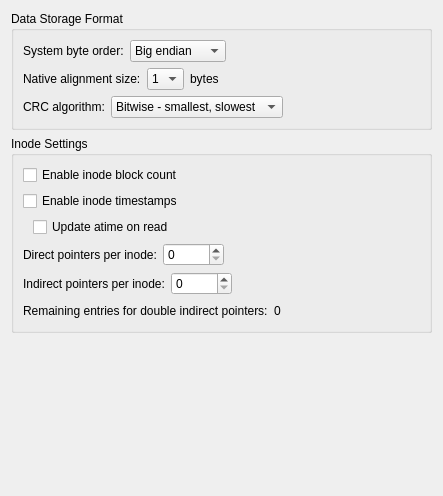
          <widget class="QWidget" name="scrollAreaWidgetContents_3">
           <property name="geometry">
            <rect>
             <x>0</x>
             <y>0</y>
             <width>443</width>
             <height>496</height>
            </rect>
           </property>
           <layout class="QVBoxLayout" name="verticalLayout_19">
            <item>
             <widget class="QGroupBox" name="gbDataFormat">
              <property name="title">
               <string>Data Storage Format</string>
              </property>
              <layout class="QVBoxLayout" name="verticalLayout_21">
               <item>
                <layout class="QHBoxLayout" name="hlayByteOrder">
                 <item>
                  <widget class="QLabel" name="label_23">
                   <property name="toolTip">
                    <string>&lt;html&gt;&lt;head/&gt;&lt;body&gt;&lt;p&gt;&lt;span style=&quot; font-weight:600;&quot;&gt;What it means:&lt;/span&gt; This setting is used to specify whether the byte order of the target system is little endian or big endian.&lt;/p&gt;&lt;p&gt;&lt;span style=&quot; font-weight:600;&quot;&gt;Guidance:&lt;/span&gt; The correct value is determined by your hardware. The majority of embedded systems are little endian. For example, ARM is bi-endian, but uses little endian by default. If this value is set incorrectly, the file system driver will not work: red_init() or RedFseInit() will return an error.&lt;/p&gt;&lt;/body&gt;&lt;/html&gt;</string>
                   </property>
                   <property name="text">
                    <string>System byte order:</string>
                   </property>
                  </widget>
                 </item>
                 <item>
                  <widget class="QComboBox" name="cmbByteOrder">
                   <property name="minimumSize">
                    <size>
                     <width>90</width>
                     <height>0</height>
                    </size>
                   </property>
                   <item>
                    <property name="text">
                     <string>Big endian</string>
                    </property>
                   </item>
                   <item>
                    <property name="text">
                     <string>Little endian</string>
                    </property>
                   </item>
                  </widget>
                 </item>
                 <item>
                  <spacer name="horizontalSpacer_15">
                   <property name="orientation">
                    <enum>Qt::Horizontal</enum>
                   </property>
                   <property name="sizeHint" stdset="0">
                    <size>
                     <width>40</width>
                     <height>20</height>
                    </size>
                   </property>
                  </spacer>
                 </item>
                 <item>
                  <widget class="WarningBtn" name="wbtnByteOrder" native="true">
                   <property name="sizePolicy">
                    <sizepolicy hsizetype="Fixed" vsizetype="Ignored">
                     <horstretch>0</horstretch>
                     <verstretch>0</verstretch>
                    </sizepolicy>
                   </property>
                   <property name="minimumSize">
                    <size>
                     <width>0</width>
                     <height>0</height>
                    </size>
                   </property>
                   <property name="maximumSize">
                    <size>
                     <width>18</width>
                     <height>16777215</height>
                    </size>
                   </property>
                  </widget>
                 </item>
                </layout>
               </item>
               <item>
                <layout class="QHBoxLayout" name="hlayAlignmentSize">
                 <item>
                  <widget class="QLabel" name="label_25">
                   <property name="toolTip">
                    <string>&lt;html&gt;&lt;head/&gt;&lt;body&gt;&lt;p&gt;&lt;span style=&quot; font-weight:600;&quot;&gt;What it means:&lt;/span&gt; This indicates the pointer alignment required to safely and efficiently access a pointer in an &amp;quot;aligned&amp;quot; fashion. In practice, &amp;quot;aligned&amp;quot; means dereferencing a pointer as if it were a pointer to uint32_t. A pointer is assumed to be sufficiently aligned to be accessed in this fashion if its address is evenly divisible by the alignment size.&lt;/p&gt;&lt;p&gt;&lt;span style=&quot; font-weight:600;&quot;&gt;Guidance: &lt;/span&gt;The default value of 4 will work for most systems (since that is the size of a uint32_t). On some architectures (like x86), an unaligned pointer can be accessed in an aligned fashion, but it is less efficient, so the alignment value should still be set. At this time, this setting is only used by the slice-by-8 CRC algorithm. If you are using an idiosyncratic architecture where the pointer address is not a reliable indicator of pointer alignment, this setting can be ignored and the slice-by-8 CRC algorithm should not be used.&lt;/p&gt;&lt;/body&gt;&lt;/html&gt;</string>
                   </property>
                   <property name="text">
                    <string>Native alignment size:</string>
                   </property>
                  </widget>
                 </item>
                 <item>
                  <widget class="QComboBox" name="cmbAlignmentSize">
                   <property name="minimumSize">
                    <size>
                     <width>0</width>
                     <height>0</height>
                    </size>
                   </property>
                   <item>
                    <property name="text">
                     <string>1</string>
                    </property>
                   </item>
                   <item>
                    <property name="text">
                     <string>2</string>
                    </property>
                   </item>
                   <item>
                    <property name="text">
                     <string>4</string>
                    </property>
                   </item>
                   <item>
                    <property name="text">
                     <string>8</string>
                    </property>
                   </item>
                  </widget>
                 </item>
                 <item>
                  <widget class="QLabel" name="label_26">
                   <property name="text">
                    <string>bytes</string>
                   </property>
                  </widget>
                 </item>
                 <item>
                  <spacer name="horizontalSpacer_16">
                   <property name="orientation">
                    <enum>Qt::Horizontal</enum>
                   </property>
                   <property name="sizeHint" stdset="0">
                    <size>
                     <width>40</width>
                     <height>20</height>
                    </size>
                   </property>
                  </spacer>
                 </item>
                 <item>
                  <widget class="WarningBtn" name="wbtnAlignmentSize" native="true">
                   <property name="sizePolicy">
                    <sizepolicy hsizetype="Fixed" vsizetype="Ignored">
                     <horstretch>0</horstretch>
                     <verstretch>0</verstretch>
                    </sizepolicy>
                   </property>
                   <property name="minimumSize">
                    <size>
                     <width>0</width>
                     <height>0</height>
                    </size>
                   </property>
                   <property name="maximumSize">
                    <size>
                     <width>18</width>
                     <height>16777215</height>
                    </size>
                   </property>
                  </widget>
                 </item>
                </layout>
               </item>
               <item>
                <layout class="QHBoxLayout" name="hlayCrc">
                 <item>
                  <widget class="QLabel" name="label_31">
                   <property name="toolTip">
                    <string>&lt;html&gt;&lt;head/&gt;&lt;body&gt;&lt;p&gt;&lt;span style=&quot; font-weight:600;&quot;&gt;What it means:&lt;/span&gt; Reliance Edge stores a CRC-32 value in each of its metadata blocks to allow the driver to check for media errors that have corrupted the metadata. There are several CRC algorithms, all of which compute identical CRC values given identical data and are thus equally good at detecting errors; but the different algorithms allow for trade-offs between size and speed.&lt;/p&gt;&lt;p&gt;&lt;span style=&quot; font-weight:600;&quot;&gt;Guidance:&lt;/span&gt; The default slice-by-8 algorithm is the fastest and the largest; it computes the CRC in 8-byte slices, taking advantage of the ability of many modern processors to load memory from several locations in parallel. It has the most code and it uses an 8 KB read-only table. If you have enough code space (on your ROM or NOR flash), the slice-by-8 algorithm is recommended since it provides the best performance. The slice-by-8 algorithm also relies on aligned memory access; see notes on the &amp;quot;Native alignment size&amp;quot; option.&lt;/p&gt;&lt;p&gt;The Sarwate algorithm is a fairly fast implementation which is much smaller than slice-by-8; it computes the CRC one byte at a time and uses a 1 KB read-only table. If the slice-by-8 algorithm is too big, the Sarwate algorithm is a good choice that provides decent performance in a much smaller package.&lt;/p&gt;&lt;p&gt;The bitwise algorithm is a slow but very small implementation; it computes the CRC one bit at a time and does not use a table. This algorithm is only recommended if space is very limited and Reliance Edge needs to be as small as possible.&lt;/p&gt;&lt;p&gt;Since all three algorithms compute the same CRC result, the CRC algorithm can be changed at any time without breaking media compatibility.&lt;/p&gt;&lt;/body&gt;&lt;/html&gt;</string>
                   </property>
                   <property name="text">
                    <string>CRC algorithm:</string>
                   </property>
                  </widget>
                 </item>
                 <item>
                  <widget class="QComboBox" name="cmbCrc">
                   <item>
                    <property name="text">
                     <string>Bitwise - smallest, slowest</string>
                    </property>
                   </item>
                   <item>
                    <property name="text">
                     <string>Sarwate - midsized, fast</string>
                    </property>
                   </item>
                   <item>
                    <property name="text">
                     <string>Slice by 8 - largest, fastest</string>
                    </property>
                   </item>
                  </widget>
                 </item>
                 <item>
                  <spacer name="horizontalSpacer_19">
                   <property name="orientation">
                    <enum>Qt::Horizontal</enum>
                   </property>
                   <property name="sizeHint" stdset="0">
                    <size>
                     <width>40</width>
                     <height>20</height>
                    </size>
                   </property>
                  </spacer>
                 </item>
                 <item>
                  <widget class="WarningBtn" name="wbtnCrc" native="true">
                   <property name="sizePolicy">
                    <sizepolicy hsizetype="Fixed" vsizetype="Ignored">
                     <horstretch>0</horstretch>
                     <verstretch>0</verstretch>
                    </sizepolicy>
                   </property>
                   <property name="minimumSize">
                    <size>
                     <width>0</width>
                     <height>0</height>
                    </size>
                   </property>
                   <property name="maximumSize">
                    <size>
                     <width>18</width>
                     <height>16777215</height>
                    </size>
                   </property>
                  </widget>
                 </item>
                </layout>
               </item>
              </layout>
             </widget>
            </item>
            <item>
             <widget class="QGroupBox" name="gbInodeSetting">
              <property name="title">
               <string>Inode Settings</string>
              </property>
              <layout class="QVBoxLayout" name="verticalLayout_23">
               <item>
                <layout class="QHBoxLayout" name="hlayInodeBlockCount">
                 <item>
                  <widget class="QCheckBox" name="cbInodeBlockCount">
                   <property name="toolTip">
                    <string>&lt;html&gt;&lt;head/&gt;&lt;body&gt;&lt;p&gt;&lt;span style=&quot; font-weight:600;&quot;&gt;What it means:&lt;/span&gt; This setting determines whether to track the number of data blocks allocated to an inode. Since Reliance Edge supports sparse files (files with unwritten areas that have no data allocated and which read as zeroes), dividing the file size by the block size is not an accurate indicator of how much data is allocated to the inode; this setting enables a field and code to track the number of data blocks actually allocated. This information is made available in the REDSTAT::st_blocks member, returned by red_fstat() (and as an extension, by red_readdir()).&lt;/p&gt;&lt;p&gt;&lt;span style=&quot; font-weight:600;&quot;&gt;Guidance:&lt;/span&gt; If you plan to use REDSTAT::st_blocks in your application, enable this setting; otherwise, disable it to reduce code size and free up space in the inode.&lt;/p&gt;&lt;/body&gt;&lt;/html&gt;</string>
                   </property>
                   <property name="text">
                    <string>Enable inode block count</string>
                   </property>
                  </widget>
                 </item>
                 <item>
                  <spacer name="horizontalSpacer_31">
                   <property name="orientation">
                    <enum>Qt::Horizontal</enum>
                   </property>
                   <property name="sizeHint" stdset="0">
                    <size>
                     <width>40</width>
                     <height>20</height>
                    </size>
                   </property>
                  </spacer>
                 </item>
                 <item>
                  <widget class="WarningBtn" name="wbtnInodeBlockCount" native="true">
                   <property name="sizePolicy">
                    <sizepolicy hsizetype="Fixed" vsizetype="Ignored">
                     <horstretch>0</horstretch>
                     <verstretch>0</verstretch>
                    </sizepolicy>
                   </property>
                   <property name="minimumSize">
                    <size>
                     <width>0</width>
                     <height>0</height>
                    </size>
                   </property>
                   <property name="maximumSize">
                    <size>
                     <width>18</width>
                     <height>16777215</height>
                    </size>
                   </property>
                  </widget>
                 </item>
                </layout>
               </item>
               <item>
                <layout class="QHBoxLayout" name="hlayInodeTimestamps">
                 <item>
                  <widget class="QCheckBox" name="cbInodeTimestamps">
                   <property name="toolTip">
                    <string>&lt;html&gt;&lt;head/&gt;&lt;body&gt;&lt;p&gt;&lt;span style=&quot; font-weight:600;&quot;&gt;What it means:&lt;/span&gt; This setting determines whether to store timestamps with the inode, namely atime (time of last access), mtime (time of last modification), and ctime (time of last status change). If enabled, these timestamps are accessible in the REDSTAT structure. The values assigned to these timestamps rely on RedOsClockGetTime().&lt;/p&gt;&lt;p&gt;&lt;span style=&quot; font-weight:600;&quot;&gt;Guidance:&lt;/span&gt; If you plan to use the inode timestamps in your application, or like having them available to support file system analysis, enable this setting; otherwise, disable it to reduce code size and free up space in the inode. If you have not implemented the real-time clock service, there is little point in enabling this setting since the timestamps will always be zero.&lt;/p&gt;&lt;/body&gt;&lt;/html&gt;</string>
                   </property>
                   <property name="text">
                    <string>Enable inode timestamps</string>
                   </property>
                  </widget>
                 </item>
                 <item>
                  <spacer name="horizontalSpacer_26">
                   <property name="orientation">
                    <enum>Qt::Horizontal</enum>
                   </property>
                   <property name="sizeHint" stdset="0">
                    <size>
                     <width>40</width>
                     <height>20</height>
                    </size>
                   </property>
                  </spacer>
                 </item>
                 <item>
                  <widget class="WarningBtn" name="wbtnInodeTimestamps" native="true">
                   <property name="sizePolicy">
                    <sizepolicy hsizetype="Fixed" vsizetype="Ignored">
                     <horstretch>0</horstretch>
                     <verstretch>0</verstretch>
                    </sizepolicy>
                   </property>
                   <property name="minimumSize">
                    <size>
                     <width>0</width>
                     <height>0</height>
                    </size>
                   </property>
                   <property name="maximumSize">
                    <size>
                     <width>18</width>
                     <height>16777215</height>
                    </size>
                   </property>
                  </widget>
                 </item>
                </layout>
               </item>
               <item>
                <layout class="QHBoxLayout" name="hlayUpdateAtime">
                 <item>
                  <spacer name="horizontalSpacer_23">
                   <property name="orientation">
                    <enum>Qt::Horizontal</enum>
                   </property>
                   <property name="sizeType">
                    <enum>QSizePolicy::Fixed</enum>
                   </property>
                   <property name="sizeHint" stdset="0">
                    <size>
                     <width>10</width>
                     <height>20</height>
                    </size>
                   </property>
                  </spacer>
                 </item>
                 <item>
                  <widget class="QCheckBox" name="cbUpdateAtime">
                   <property name="toolTip">
                    <string>&lt;html&gt;&lt;head/&gt;&lt;body&gt;&lt;p&gt;&lt;span style=&quot; font-weight:600;&quot;&gt;What it means:&lt;/span&gt; This setting determines whether to update the atime (time of last access) timestamp of an inode when it is read. For a file, this would be updated during red_read() or RedFseRead(); for a directory, it would be updated during red_readdir().&lt;/p&gt;&lt;p&gt;&lt;span style=&quot; font-weight:600;&quot;&gt;Guidance:&lt;/span&gt; Keeping atime up-to-date has the disadvantage of adding write operations to read operations—for example, red_read() will include a write to disk, instead of just reads. While disabling this setting reduces POSIX compliance, many systems do so (as with the noatime mount option in Linux). If your application has a need for atime to be kept up-to-date, enable this setting; otherwise, disable it to improve performance and limit writes to the media which may reduce device lifetime.&lt;/p&gt;&lt;/body&gt;&lt;/html&gt;</string>
                   </property>
                   <property name="text">
                    <string>Update atime on read</string>
                   </property>
                  </widget>
                 </item>
                 <item>
                  <spacer name="horizontalSpacer_20">
                   <property name="orientation">
                    <enum>Qt::Horizontal</enum>
                   </property>
                   <property name="sizeHint" stdset="0">
                    <size>
                     <width>40</width>
                     <height>20</height>
                    </size>
                   </property>
                  </spacer>
                 </item>
                </layout>
               </item>
               <item>
                <layout class="QHBoxLayout" name="hlayDirectPointers">
                 <item>
                  <widget class="QLabel" name="label_33">
                   <property name="toolTip">
                    <string>&lt;html&gt;&lt;head/&gt;&lt;body&gt;&lt;p&gt;&lt;span style=&quot; font-weight:600;&quot;&gt;What it means:&lt;/span&gt; Inodes (file system objects used to implement files and directories) point to data blocks, either directly or indirectly. A greater degree of indirection allows for larger files, while a lesser degree of indirection is more efficient.&lt;/p&gt;&lt;p&gt;Like traditional Unix file systems, Reliance Edge offers a compromise by providing a mix of indirection levels, with lower file offsets having less indirection and higher file offsets having more. Inodes have three pointer types: direct pointers, which store file data block numbers; indirect pointers, which store block numbers of indirect blocks which in turn store file data block numbers; and double indirect pointers, which store block numbers of double indirect blocks which in turn store indirect block numbers.&lt;/p&gt;&lt;p&gt;Unlike other file systems, Reliance Edge allows the number of each pointer type to be configured to allow for different use cases. The number of direct and indirect pointers are configured in these settings, and leftover pointers are designated double indirect pointers.&lt;/p&gt;&lt;p&gt;&lt;span style=&quot; font-weight:600;&quot;&gt;Guidance:&lt;/span&gt; These settings are a powerful way to optimize Reliance Edge for your use case. For example, if most of your files are under 20 KB and you have a 1024 byte block size, you can put 20 direct pointers in the inode so that most of your files will read and write very efficiently due to the lack of indirection; the first 20 KB of large files would have the same efficiency improvement, which may be useful for file types with metadata headers that are accessed more often than later areas of the file. Adding indirect pointers allows for more efficient access to midsized files. Each indirect stores (B − 20) /4 data block pointers (where B is the block size); so with a block size of 1024, adding 32 indirect pointers would allow files up to 8 MB to be accessed with only one level of indirection. Reducing the amount of indirection in the inode has the effect of reducing the maximum file size; the Info tab reports the maximum file size with the current settings. If the maximum file size is too small, setting the direct and indirect pointer counts to zero (resulting in an inode which stores nothing but double indirect pointers) will increase the maximum; if it is still too small, then the only option is to increase the block size.&lt;/p&gt;&lt;p&gt;This setting affects directory inodes as well as file inodes. Since directories are usually small, keeping a few direct pointers in the inode is useful for improving the performance of directory operations.&lt;/p&gt;&lt;/body&gt;&lt;/html&gt;</string>
                   </property>
                   <property name="text">
                    <string>Direct pointers per inode:</string>
                   </property>
                  </widget>
                 </item>
                 <item>
                  <widget class="QSpinBox" name="sbDirectPointers">
                   <property name="maximum">
                    <number>65536</number>
                   </property>
                  </widget>
                 </item>
                 <item>
                  <spacer name="horizontalSpacer_21">
                   <property name="orientation">
                    <enum>Qt::Horizontal</enum>
                   </property>
                   <property name="sizeHint" stdset="0">
                    <size>
                     <width>40</width>
                     <height>20</height>
                    </size>
                   </property>
                  </spacer>
                 </item>
                 <item>
                  <widget class="WarningBtn" name="wbtnDirectPointers" native="true">
                   <property name="sizePolicy">
                    <sizepolicy hsizetype="Fixed" vsizetype="Ignored">
                     <horstretch>0</horstretch>
                     <verstretch>0</verstretch>
                    </sizepolicy>
                   </property>
                   <property name="minimumSize">
                    <size>
                     <width>0</width>
                     <height>0</height>
                    </size>
                   </property>
                   <property name="maximumSize">
                    <size>
                     <width>18</width>
                     <height>16777215</height>
                    </size>
                   </property>
                  </widget>
                 </item>
                </layout>
               </item>
               <item>
                <layout class="QHBoxLayout" name="hlayIndirectPointers">
                 <item>
                  <widget class="QLabel" name="label_34">
                   <property name="toolTip">
                    <string>&lt;html&gt;&lt;head/&gt;&lt;body&gt;&lt;p&gt;&lt;span style=&quot; font-weight:600;&quot;&gt;What it means:&lt;/span&gt; Inodes (file system objects used to implement files and directories) point to data blocks, either directly or indirectly. A greater degree of indirection allows for larger files, while a lesser degree of indirection is more efficient.&lt;/p&gt;&lt;p&gt;Like traditional Unix file systems, Reliance Edge offers a compromise by providing a mix of indirection levels, with lower file offsets having less indirection and higher file offsets having more. Inodes have three pointer types: direct pointers, which store file data block numbers; indirect pointers, which store block numbers of indirect blocks which in turn store file data block numbers; and double indirect pointers, which store block numbers of double indirect blocks which in turn store indirect block numbers.&lt;/p&gt;&lt;p&gt;Unlike other file systems, Reliance Edge allows the number of each pointer type to be configured to allow for different use cases. The number of direct and indirect pointers are configured in these settings, and leftover pointers are designated double indirect pointers.&lt;/p&gt;&lt;p&gt;&lt;span style=&quot; font-weight:600;&quot;&gt;Guidance:&lt;/span&gt; These settings are a powerful way to optimize Reliance Edge for your use case. For example, if most of your files are under 20 KB and you have a 1024 byte block size, you can put 20 direct pointers in the inode so that most of your files will read and write very efficiently due to the lack of indirection; the first 20 KB of large files would have the same efficiency improvement, which may be useful for file types with metadata headers that are accessed more often than later areas of the file. Adding indirect pointers allows for more efficient access to midsized files. Each indirect stores (B − 20) /4 data block pointers (where B is the block size); so with a block size of 1024, adding 32 indirect pointers would allow files up to 8 MB to be accessed with only one level of indirection. Reducing the amount of indirection in the inode has the effect of reducing the maximum file size; the Info tab reports the maximum file size with the current settings. If the maximum file size is too small, setting the direct and indirect pointer counts to zero (resulting in an inode which stores nothing but double indirect pointers) will increase the maximum; if it is still too small, then the only option is to increase the block size.&lt;/p&gt;&lt;p&gt;This setting affects directory inodes as well as file inodes. Since directories are usually small, keeping a few direct pointers in the inode is useful for improving the performance of directory operations.&lt;/p&gt;&lt;/body&gt;&lt;/html&gt;</string>
                   </property>
                   <property name="text">
                    <string>Indirect pointers per inode:</string>
                   </property>
                  </widget>
                 </item>
                 <item>
                  <widget class="QSpinBox" name="sbIndirectPointers">
                   <property name="maximum">
                    <number>65536</number>
                   </property>
                  </widget>
                 </item>
                 <item>
                  <spacer name="horizontalSpacer_24">
                   <property name="orientation">
                    <enum>Qt::Horizontal</enum>
                   </property>
                   <property name="sizeHint" stdset="0">
                    <size>
                     <width>40</width>
                     <height>20</height>
                    </size>
                   </property>
                  </spacer>
                 </item>
                 <item>
                  <widget class="WarningBtn" name="wbtnIndirectPointers" native="true">
                   <property name="sizePolicy">
                    <sizepolicy hsizetype="Fixed" vsizetype="Ignored">
                     <horstretch>0</horstretch>
                     <verstretch>0</verstretch>
                    </sizepolicy>
                   </property>
                   <property name="minimumSize">
                    <size>
                     <width>0</width>
                     <height>0</height>
                    </size>
                   </property>
                   <property name="maximumSize">
                    <size>
                     <width>18</width>
                     <height>16777215</height>
                    </size>
                   </property>
                  </widget>
                 </item>
                </layout>
               </item>
               <item>
                <layout class="QHBoxLayout" name="hlayDindirPointers">
                 <item>
                  <widget class="QLabel" name="label_50">
                   <property name="text">
                    <string>Remaining entries for double indirect pointers:</string>
                   </property>
                  </widget>
                 </item>
                 <item>
                  <widget class="QLabel" name="labelDindirPointers">
                   <property name="text">
                    <string>0</string>
                   </property>
                  </widget>
                 </item>
                 <item>
                  <spacer name="horizontalSpacer_25">
                   <property name="orientation">
                    <enum>Qt::Horizontal</enum>
                   </property>
                   <property name="sizeHint" stdset="0">
                    <size>
                     <width>40</width>
                     <height>20</height>
                    </size>
                   </property>
                  </spacer>
                 </item>
                </layout>
               </item>
              </layout>
             </widget>
            </item>
            <item>
             <spacer name="verticalSpacer_3">
              <property name="orientation">
               <enum>Qt::Vertical</enum>
              </property>
              <property name="sizeHint" stdset="0">
               <size>
                <width>20</width>
                <height>40</height>
               </size>
              </property>
             </spacer>
            </item>
           </layout>
          </widget>
